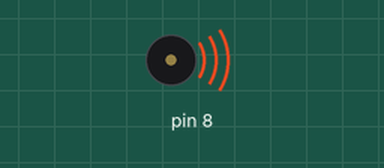
This sketch was run on a simulated Arduino Uno, built with avr-gcc and run on an emulated ATmega328P. Parts: buzzer (waves = sounding).

Above: at 0.01 s.
At 2.2 s:
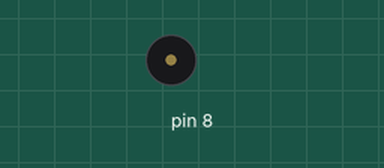
Timing chart, 0 to 3.7 s (numbered marks = the images above):
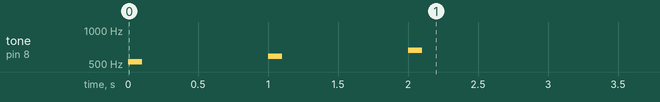

The sketch:

week02_4_arduino_tone_do_523_re_587_mi_659_delay_1000.ino
```cpp
// week02_4_arduino_tone_do_523_re_587_mi_659_delay_1000
void setup() { // 設定的函示, 只做一次, 不然太吵了
  // put your setup code here, to run once:
  pinMode(8, OUTPUT);
  // 上面setup(), 只做一次
  tone(8, 523, 100); // Do 1秒
  delay(1000);
  tone(8, 587, 100); // Re 1秒
  delay(1000);
  tone(8, 659, 100); // Mi 1秒
  delay(1000);
}

void loop() {
  // put your main code here, to run repeatedly:
  // 下面會一直迴圈重複做、不會停
}
```
